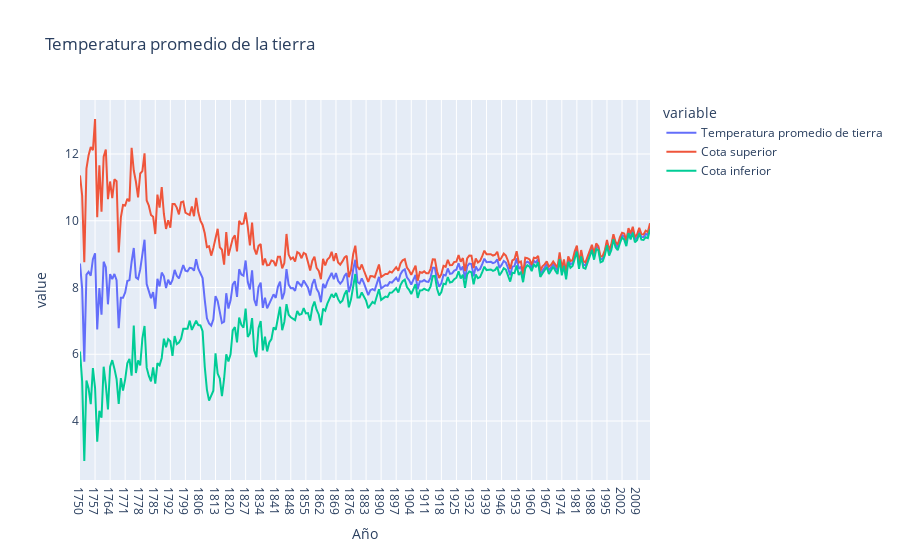

Here is the notebook cell this chart was saved with:
### Code cell
# Hacemos un lineplot

fig=px.line(data2, x="Año", y=['Temperatura promedio de tierra', 'Cota superior', 'Cota inferior'], 
        title = "Temperatura promedio de la tierra")
fig.show()

### Figure 1 — Plotly figure (JSON) as saved in the notebook; plotly's stock layout.template omitted (floating-point values rounded to 4 significant figures; data arrays with more than 128 entries replaced by an {"elided": "..."} marker saying what was removed)
{"data": [{"hovertemplate": "variable=Temperatura promedio de tierra<br>Año=%{x}<br>value=%{y}<extra></extra>", "legendgroup": "Temperatura promedio de tierra", "line": {"color": "#636efa", "dash": "solid"}, "marker": {"symbol": "circle"}, "mode": "lines", "name": "Temperatura promedio de tierra", "orientation": "v", "showlegend": true, "type": "scatter", "x": {"elided": "266 str values"}, "xaxis": "x", "y": {"elided": "266 float values"}, "yaxis": "y"}, {"hovertemplate": "variable=Cota superior<br>Año=%{x}<br>value=%{y}<extra></extra>", "legendgroup": "Cota superior", "line": {"color": "#EF553B", "dash": "solid"}, "marker": {"symbol": "circle"}, "mode": "lines", "name": "Cota superior", "orientation": "v", "showlegend": true, "type": "scatter", "x": {"elided": "266 str values"}, "xaxis": "x", "y": {"elided": "266 float values"}, "yaxis": "y"}, {"hovertemplate": "variable=Cota inferior<br>Año=%{x}<br>value=%{y}<extra></extra>", "legendgroup": "Cota inferior", "line": {"color": "#00cc96", "dash": "solid"}, "marker": {"symbol": "circle"}, "mode": "lines", "name": "Cota inferior", "orientation": "v", "showlegend": true, "type": "scatter", "x": {"elided": "266 str values"}, "xaxis": "x", "y": {"elided": "266 float values"}, "yaxis": "y"}], "layout": {"legend": {"title": {"text": "variable"}, "tracegroupgap": 0}, "title": {"text": "Temperatura promedio de la tierra"}, "xaxis": {"anchor": "y", "domain": [0, 1], "title": {"text": "Año"}}, "yaxis": {"anchor": "x", "domain": [0, 1], "title": {"text": "value"}}}}
